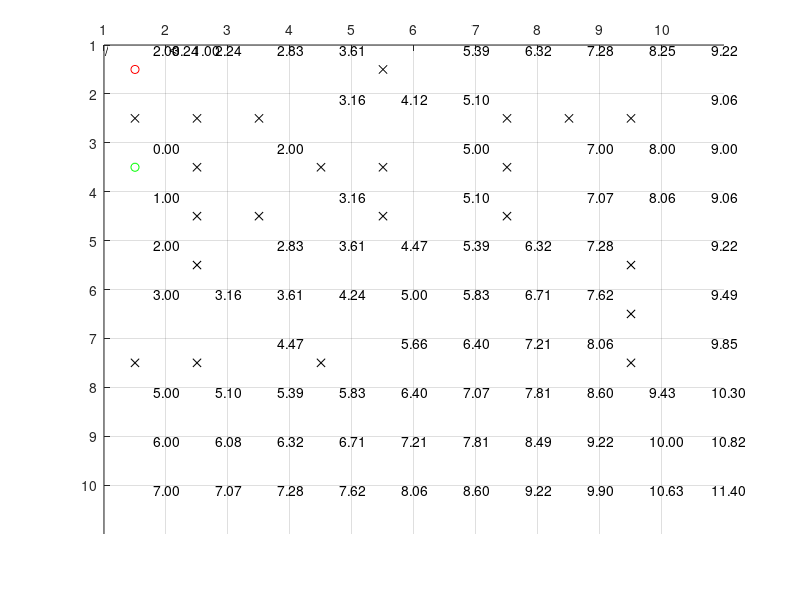

Source code (MATLAB): (Note: this script raises an error after producing the figure.)
function run_astar
clc;
clear all;
close all;
dbstop if error;
global VISIT_ALL_NODES; VISIT_ALL_NODES = 1;
map = map_create();
astar_execute(map);

function [start,goal,obstacle,clearpath]=map_constants()
start = 7;
goal = 8;
clearpath = 1;
obstacle = 0;

%--------------------------------------------------------------------------
% map
%--------------------------------------------------------------------------
function map = map_create()
[S,G,O,C] = map_constants;

small_map = ...
      [ C, C, C, C;
        C, O, O, C;
        C, S, O, C;
        C, O, O, G;
        ];
    
small_map2 = ...
      [ C, C, C, C;
        C, O, G, O;
        C, O, O, O;
        C, C, S, C;
        ];
    
% indexing is row,col, only col, row when plotting

large_map = ...
      [ C, C, C, C, O, C, C, C, C, C;
        C, O, O, C, O, C, C, C, C, C;
        C, S, O, C, O, C, C, C, C, C;
        C, O, O, C, O, C, C, C, C, C;
        C, C, C, C, C, C, C, C, O, C;
        C, C, C, C, C, C, C, C, O, C;
        C, C, C, C, C, C, C, C, O, C;
        O, O, O, O, O, O, O, O, O, C;
        C, C, C, C, C, C, C, C, C, C;
        G, C, C, C, C, C, C, C, C, C;
        ];
large_map2 = ...
      [ S, C, C, C, O, C, C, C, C, C;
        O, O, O, C, C, C, O, O, O, C;
        G, O, C, O, O, C, O, C, C, C;
        C, O, O, C, O, C, O, C, C, C;
        C, O, C, C, C, C, C, C, O, C;
        C, C, C, C, C, C, C, C, O, C;
        O, O, C, O, C, C, C, C, O, C;
        C, C, C, C, C, C, C, C, C, C;
        C, C, C, C, C, C, C, C, C, C;
        C, C, C, C, C, C, C, C, C, C;
        ];
no_path_large_map = ...
      [ C, C, C, C, O, C, C, C, C, C;
        C, O, O, C, O, C, C, C, C, C;
        C, S, O, C, O, C, C, C, C, C;
        C, O, O, C, O, C, C, C, C, C;
        C, C, C, C, C, C, C, C, O, C;
        C, C, C, C, C, C, C, C, O, C;
        C, C, C, C, C, C, C, C, O, C;
        O, O, O, O, O, O, O, O, O, O;
        C, C, C, C, C, C, C, C, C, C;
        G, C, C, C, C, C, C, C, C, C;
        ];

map = large_map2;

function [r,c] = map_get_goal_pos(map)
[S,G,O,C] = map_constants;
[r,c] = find(map == G);

function [r,c] = map_get_start_pos(map)
[S,G,O,C] = map_constants;
[r,c] = find(map == S);

%--------------------------------------------------------------------------
% util
%--------------------------------------------------------------------------
function index = rc2indx(ROW,COL,r,c)
index = (r-1)*COL+c;

function [r,c] = indx2rc(ROW,COL,i)
r = ceil(i/COL);
c = mod(i,COL);
if( c == 0 )
  c = COL;
end


%--------------------------------------------------------------------------
% astar
%--------------------------------------------------------------------------
function astar_execute(map)
global VISIT_ALL_NODES;

[S,G,O,C] = map_constants;
[ROW,COL] = size(map);
[start_r,start_c] = map_get_start_pos(map);
[goal_r,goal_c] = map_get_goal_pos(map);

% draw a map base
axis([1 COL+1 1 ROW+1]);
grid on;
hold on;
set(gca,'XTick',[1:1:COL]);
set(gca,'YTick',[1:1:ROW]);
set(gca,'xaxislocation','top','ydir','reverse');
%set(gca,'xdir','right');

% plot start, goal, obstacles
plot(start_c+0.5,start_r+0.5,'ro');
plot(goal_c+0.5,goal_r+0.5,'go');
for ri = 1:ROW
    for ci = 1:COL
        if(map(ri,ci)==O) % if it is a obstacle draw it
            plot(ci+0.5,ri+0.5,'kx');
        end
    end
end

% compute h values for all nodes, create nodes for the first time
nodes = astar_compute_h(map);

nodes = draw_fgh_value(map,nodes);


% initialize close list with start position
% empty open list
ci=1;  % current slot in close_list
close_list(ci) = rc2indx(ROW,COL,start_r,start_c);  % <---- this is current position
current_hldr = plot(start_c+0.1,start_r+0.1,'r*');
oi=1;  % current open slot in open_list
open_list=[];

% for loop start here
keep_running = true;
while keep_running


% find surrounding nodes (max 4), and put them in open list
[current_r,current_c] = indx2rc(ROW,COL,close_list(ci));
%      r-1
% c-1       c+1
%      r+1
tmp_r = current_r - 1;
if( tmp_r >= 1 && tmp_r <= ROW && map(tmp_r,current_c) ~= O && ...
        map(tmp_r,current_c) ~= S && ...
        size(find(close_list == rc2indx(ROW,COL,tmp_r,current_c)),2) == 0 )
    % update neighboring nodes' g value if it is smaller
    indx = rc2indx(ROW,COL,tmp_r,current_c);
    nodes(indx) = update_neighbor(nodes(indx),nodes(close_list(ci)));
    % add it to open_list if it is not already
    open_list = list_unique_add(open_list,indx);
end
tmp_c = current_c - 1;
if( tmp_c >= 1 && tmp_c <= COL && map(current_r,tmp_c) ~= O && ...
        map(current_r,tmp_c) ~= S && ...
        size(find(close_list == rc2indx(ROW,COL,current_r,tmp_c)),2) == 0 )
    % update neighboring nodes' g value if it is smaller
    indx = rc2indx(ROW,COL,current_r,tmp_c);
    nodes(indx) = update_neighbor(nodes(indx),nodes(close_list(ci)));
    % add it to open_list if it is not already
    open_list = list_unique_add(open_list,indx);
end
tmp_c = current_c + 1;
if( tmp_c >= 1 && tmp_c <= COL && map(current_r,tmp_c) ~= O && ...
        map(current_r,tmp_c) ~= S && ...
        size(find(close_list == rc2indx(ROW,COL,current_r,tmp_c)),2) == 0 )
    % update neighboring nodes' g value if it is smaller
    indx = rc2indx(ROW,COL,current_r,tmp_c);
    nodes(indx) = update_neighbor(nodes(indx),nodes(close_list(ci)));
    % add it to open_list if it is not already
    open_list = list_unique_add(open_list,indx);
end
tmp_r = current_r + 1;
if( tmp_r >=1 && tmp_r <= ROW && map(tmp_r,current_c) ~= O && ...
        map(tmp_r,current_c) ~= S && ...
        size(find(close_list == rc2indx(ROW,COL,tmp_r,current_c)),2) == 0 )
    % update neighboring nodes' g value if it is smaller
    indx = rc2indx(ROW,COL,tmp_r,current_c);
    nodes(indx) = update_neighbor(nodes(indx),nodes(close_list(ci)));
    % add it to open_list if it is not already
    open_list = list_unique_add(open_list,indx);
end
draw_fgh_value(map,nodes);

% find smallest f value
minv = 999999;
for i = 1:size(open_list,2)
  open_list(i);
  nodes(open_list(i));
    if( nodes(open_list(i)).f < minv )
        minv = nodes(open_list(i)).f;
        sm_i = i;
    end
end

% pop open list, push close list
delete(current_hldr);
text(nodes(close_list(ci)).c+0.01,nodes(close_list(ci)).r+0.1,'/');
ci = ci + 1;
close_list(ci) = open_list(sm_i);
current_hldr = plot(nodes(close_list(ci)).c+0.01,nodes(close_list(ci)).r+0.1,'r*');
open_list(sm_i) = [];


%-------------------------------------------------------
% STOP condition
% when goal is reached or
% visits all nodes
%-------------------------------------------------------
if( VISIT_ALL_NODES )
    if( ci > ROW*COL - 1 - size(find(map == O),1) )
        keep_running = false;
        delete(current_hldr);
        text(nodes(close_list(ci)).c+0.01,nodes(close_list(ci)).r+0.1,'/');
    end
else
    if ( map(nodes(close_list(ci)).r,nodes(close_list(ci)).c) == G )
        keep_running = false;
        delete(current_hldr);
        text(nodes(close_list(ci)).c+0.01,nodes(close_list(ci)).r+0.1,'/');
    end
end

pause(0.1);

end % while keep_running

% traverse back
ti = rc2indx(ROW,COL,goal_r,goal_c);
if( nodes(ti).parent_r == 0 || nodes(ti).parent_c == 0 )
    display('no path');
    return;
end
while (nodes(ti).r ~= start_r || nodes(ti).c ~= start_c)
    if( nodes(ti).c > nodes(ti).parent_c )
        xx = [nodes(ti).parent_c+0.5 nodes(ti).c+0.5];
    else
        xx = [nodes(ti).c+0.5 nodes(ti).parent_c+0.5];
    end
    if( nodes(ti).r > nodes(ti).parent_r )
        yy = [nodes(ti).parent_r+0.5 nodes(ti).r+0.5];
    else
        yy = [nodes(ti).r+0.5 nodes(ti).parent_r+0.5];
    end
    plot(xx,yy);
    ti = rc2indx(ROW,COL,nodes(ti).parent_r,nodes(ti).parent_c);
    pause(0.5);
end



function neighbor_node = update_neighbor(neighbor_node,current_node)
global INIT_G_VALUE
global G_COST
G_COST = 1;
% if it is first time computing g (-1 value) then update it
if ( neighbor_node.g == INIT_G_VALUE && current_node.g == INIT_G_VALUE )
    neighbor_node.g = G_COST;
    neighbor_node.parent_r = current_node.r;
    neighbor_node.parent_c = current_node.c;
    neighbor_node.f = neighbor_node.g + neighbor_node.h;
elseif ( neighbor_node.g ~= INIT_G_VALUE && current_node.g ~= INIT_G_VALUE )
    if ( current_node.g + G_COST < neighbor_node.g )
        neighbor_node.g = current_node.g + G_COST;
        neighbor_node.parent_r = current_node.r;
        neighbor_node.parent_c = current_node.c;
        neighbor_node.f = neighbor_node.g + neighbor_node.h;
    end
elseif ( neighbor_node.g == INIT_G_VALUE )
    neighbor_node.g = current_node.g + G_COST;
    neighbor_node.parent_r = current_node.r;
    neighbor_node.parent_c = current_node.c;
    neighbor_node.f = neighbor_node.g + neighbor_node.h;
% or updated g is less also update it
elseif ( current_node.g == INIT_G_VALUE )
    display('bug');
end

function list = list_unique_add(list,value)
if( size(find(list == value),2) == 0 )
    i = size(list,2)+1;
    list(i) = value;
end

function nodes = draw_fgh_value(map,nodes)
[S,G,O,C] = map_constants;
[ROW,COL] = size(map);
global INIT_G_VALUE;
global INIT_F_VALUE;
% draw h values
for ni = 1:size(nodes,2)
    % if it is not an obstacle draw debug info
    if( map(nodes(ni).r,nodes(ni).c) ~= O )
        %------------------------
        % draw f = g + h
        s = sprintf('%0.2f',nodes(ni).h);
        if( nodes(ni).h_hldr == 0 )
            nodes(ni).h_hldr = text(nodes(ni).c+0.8,nodes(ni).r+0.1,s);
        else
            set(nodes(ni).h_hldr,'String',s);
        end
        if( nodes(ni).g ~= INIT_G_VALUE )
            s = sprintf('%0.2f',nodes(ni).g);
            if( nodes(ni).g_hldr == 0 )
                nodes(ni).g_hldr = text(nodes(ni).c+0.45,nodes(ni).r+0.1,s);
            else
                set(nodes(ni).g_hldr,'String',s);
            end
        end
        if( nodes(ni).f ~= INIT_F_VALUE )
            s = sprintf('%0.2f',nodes(ni).f);
            if( nodes(ni).f_hldr == 0 )
                nodes(ni).f_hldr = text(nodes(ni).c+0.1,nodes(ni).r+0.1,s);
            else
                set(nodes(ni).f_hldr,'String',s);
            end
        end
        %----------------------------
        % draw arrow
        update_arrow = false;
        if( 0 < nodes(ni).r+1 && nodes(ni).r+1 == nodes(ni).parent_r && nodes(ni).r+1 < ROW )
            s = 'v'; update_arrow = true;
        elseif( 0 < nodes(ni).r-1 && nodes(ni).r-1 == nodes(ni).parent_r && nodes(ni).r-1 < ROW )
            s = '\^'; update_arrow = true;
        elseif( 0 < nodes(ni).c+1 && nodes(ni).c+1 == nodes(ni).parent_c && nodes(ni).c+1 < COL )
            s = '>'; update_arrow = true;
        elseif( 0 < nodes(ni).c-1 && nodes(ni).c-1 == nodes(ni).parent_c && nodes(ni).c-1 < COL )
            s = '<'; update_arrow = true;
        end
        if( update_arrow )
            if( nodes(ni).arrow_hldr == 0 )
                nodes(ni).arrow_hldr = text(nodes(ni).c+0.05,nodes(ni).r+0.1,s);
            else
                set(nodes(ni).arrow_hldr,'String',s);
            end
        end
    end
end
function nodes = astar_compute_h(map)
[S,G,O,C] = map_constants;
[ROW,COL] = size(map);

nodes(ROW*COL) = struct('r',[],'c',[],'h',[],'g',[],'f',[], ...
    'parent_r',[],'parent_c',[],'h_hldr',[],'g_hldr',[],'f_hldr',[],...
    'arrow_hldr',[]);

[goal_r,goal_c] = find(map==G);

global INIT_G_VALUE;
INIT_G_VALUE = 99999;
global INIT_F_VALUE;
INIT_F_VALUE = 99999;

n = 1;
for r = 1:ROW
  for c = 1:COL
          nodes(n).r = r;
          nodes(n).c = c;
          nodes(n).h = sqrt( abs(goal_r-r)^2 + abs(goal_c-c)^2 );
          nodes(n).g = INIT_G_VALUE;
          nodes(n).f = INIT_F_VALUE;
          nodes(n).parent_r = 0;
          nodes(n).parent_c = 0;
          nodes(n).h_hldr = 0;
          nodes(n).g_hldr = 0;
          nodes(n).f_hldr = 0;
          nodes(n).arrow_hldr = 0;
          n = n+1;
  end
end
